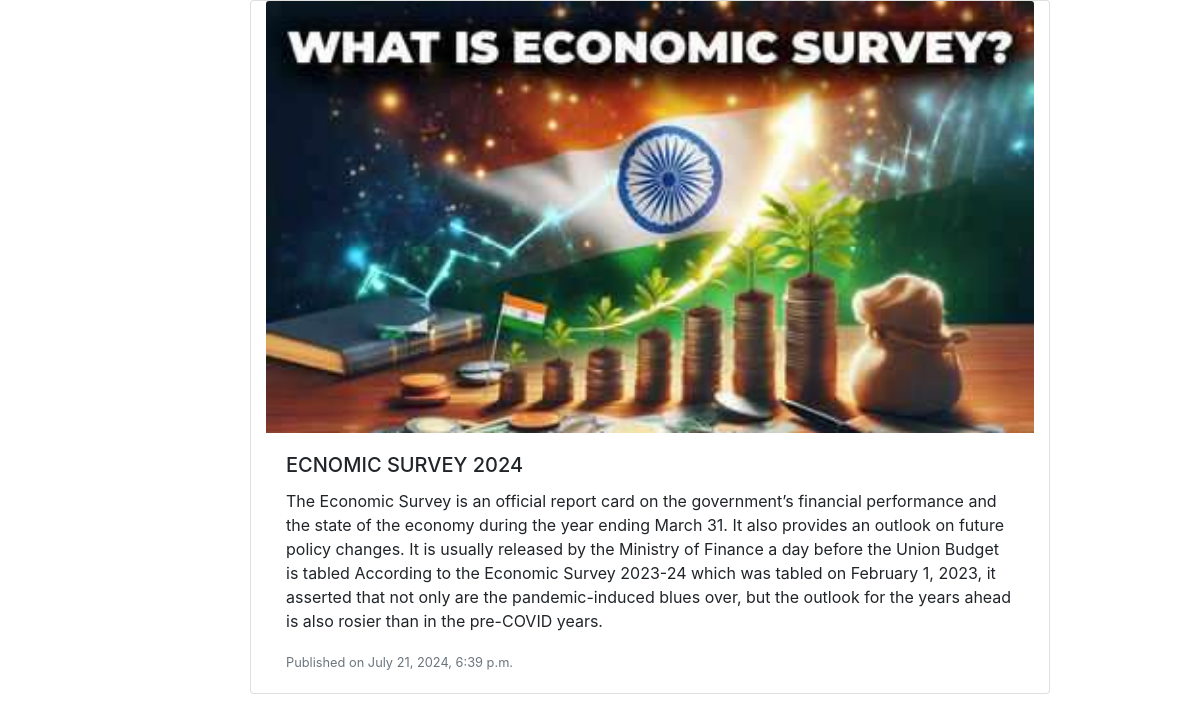
Screenshot of /article/7/ with the database file from the repository.
### newsapp/models.py (models this page shows, shortened)
class NewsArticle(models.Model):
    title = models.CharField(max_length=200)
    content = models.TextField()
    category = models.ForeignKey(Category, on_delete=models.CASCADE)
    image = models.ImageField(upload_to='media/', blank=True, null=True)
    created_at = models.DateTimeField(auto_now_add=True)

### newsapp/views.py (the view)
# urls.py: path('article/<int:pk>/', views.NewsDetailView.as_view(), name='news_detail'),
class NewsDetailView(DetailView):
    model = NewsArticle
    template_name = 'news_detail.html'
    context_object_name = 'article'

### newsapp/templates/news_detail.html (shortened to what this page needs)
{% load static  %}
<!DOCTYPE html>
<html lang="en">
<head>
    <link rel="stylesheet" href="https://cdn.jsdelivr.net/npm/bootstrap@4.4.1/dist/css/bootstrap.min.css">
</head>
<body>
<div  class="card col-8 " style="margin-left: 250px;"  >
    {% if article.image %}
    <img src="{{ article.image.url }}"   class="card-img-top" alt="{{ article.title }}">
    {% endif %}
    <div class="card-body">
        <h5 class="card-title">{{ article.title }}</h5>
        <p class="card-text">{{ article.content }}</p>
        <p class="card-text"><small class="text-muted">Published on {{ article.created_at }}</small></p>
    </div>
</div>
</body>
</html>

### rows the page displays
NewsArticle: image (picture), title "ECNOMIC SURVEY 2024", content "The Economic Survey is an official report card on the government’s financial performance and the state of the economy during the year ending March 31. It also provides an outlook on future policy changes. It is usually released by the Ministry of Finance a day before the Union Budget is tabled According to the Economic Survey 2023-24 which was tabled on February 1, 2023, it asserted that not only are the pandemic-induced blues over, but the outlook for the years ahead is also rosier than in the pre-COVID years.", created_at "July 21, 2024, 6:39 p.m."
